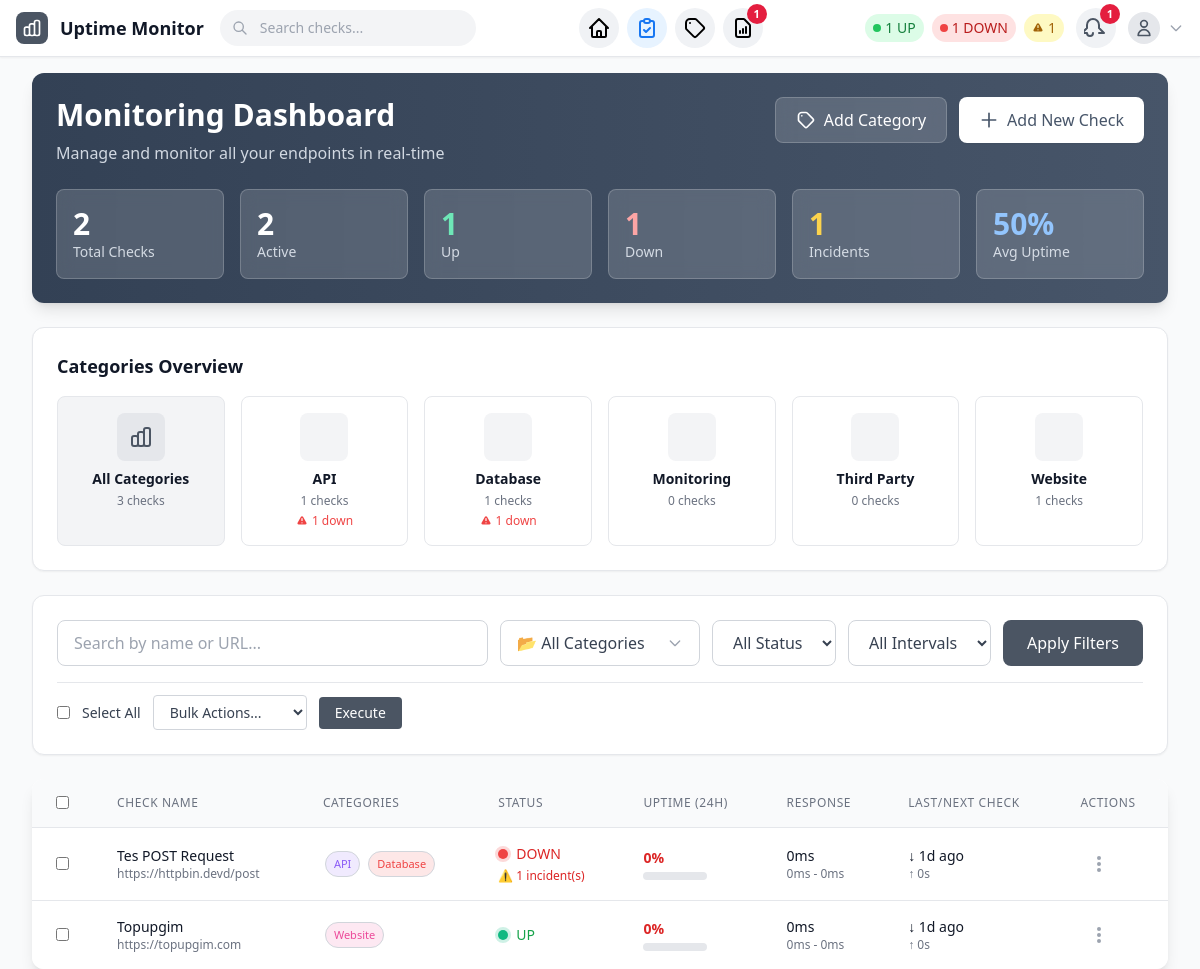
Screenshot of /checks.php (signed in) with the database file from the repository.
### tables this page shows
CREATE TABLE `categories` (
  `id` int(11) NOT NULL,
  `name` varchar(50) NOT NULL,
  `color` varchar(7) DEFAULT '#6B7280',
  `icon` varchar(50) DEFAULT 'folder',
  `description` text DEFAULT NULL,
  `checks_count` int(11) DEFAULT 0,
  `created_at` timestamp NOT NULL DEFAULT current_timestamp(),
  `updated_at` timestamp NOT NULL DEFAULT current_timestamp() ON UPDATE current_timestamp()
);

CREATE TABLE `checks` (
  `id` int(11) NOT NULL,
  `name` varchar(255) NOT NULL,
  `category_id` int(11) DEFAULT NULL,
  `url` text NOT NULL,
  `method` enum('GET','POST') DEFAULT 'GET',
  `request_body` text DEFAULT NULL,
  `request_headers` text DEFAULT NULL,
  `expected_status` int(11) DEFAULT 200,
  `expected_headers` text DEFAULT NULL,
  `expected_body` text DEFAULT NULL,
  `interval_seconds` int(11) NOT NULL,
  `timeout_seconds` int(11) DEFAULT 30,
  `max_redirects` int(11) DEFAULT 5,
  `alert_emails` text DEFAULT NULL,
  `enabled` tinyint(1) DEFAULT 1,
  `keep_response_data` tinyint(1) DEFAULT 0,
  `last_state` enum('UP','DOWN') DEFAULT NULL,
  `created_at` timestamp NOT NULL DEFAULT current_timestamp(),
  `updated_at` timestamp NOT NULL DEFAULT current_timestamp() ON UPDATE current_timestamp(),
  `next_run_at` datetime NOT NULL
);

### checks.php (the view, shortened to what the rows shown need)
<?php
require_once 'bootstrap.php';
$categories = [];
try {
    $categories = $db->fetchAll("
        SELECT c.*,
               COALESCE(active_stats.active_checks_count, 0) as active_checks_count,
               COALESCE(down_stats.down_checks_count, 0) as down_checks_count,
               NULL as avg_uptime_24h
        FROM categories c
        LEFT JOIN (
            SELECT category_id, COUNT(DISTINCT check_id) as active_checks_count
            FROM (
                SELECT cc.category_id, cc.check_id
                FROM check_categories cc
                JOIN checks ch ON cc.check_id = ch.id
                WHERE ch.enabled = 1
                UNION
                SELECT ch.category_id, ch.id as check_id
                FROM checks ch
                WHERE ch.category_id IS NOT NULL AND ch.enabled = 1
            ) combined_active
            GROUP BY category_id
        ) active_stats ON c.id = active_stats.category_id
        LEFT JOIN (
            SELECT category_id, COUNT(DISTINCT check_id) as down_checks_count
            FROM (
                SELECT cc.category_id, cc.check_id
                FROM check_categories cc
                JOIN checks ch ON cc.check_id = ch.id
                WHERE ch.enabled = 1 AND ch.last_state = 'DOWN'
                UNION
                SELECT ch.category_id, ch.id as check_id
                FROM checks ch
                WHERE ch.category_id IS NOT NULL AND ch.enabled = 1 AND ch.last_state = 'DOWN'
            ) combined_down
            GROUP BY category_id
        ) down_stats ON c.id = down_stats.category_id
        ORDER BY c.name ASC
    ");
} catch (Exception $e) {
    error_log("Categories query failed: " . $e->getMessage());
    try {
        $categories = $db->fetchAll("SELECT * FROM categories ORDER BY name ASC");
        foreach ($categories as &$category) {
            $category['active_checks_count'] = 0;
            $category['down_checks_count'] = 0;
        }
        unset($category);
    } catch (Exception $e2) {
        error_log("Simple categories query also failed: " . $e2->getMessage());
    }
}
$categoryFilter = $_GET['categories'] ?? [];
$categoryFilter = array_filter(array_map('trim', $categoryFilter));
$whereClauses = [];
$params = [];
$whereClause = !empty($whereClauses) ? 'WHERE ' . implode(' AND ', $whereClauses) : '';
$checksQuery = "
    SELECT c.*,
           GROUP_CONCAT(DISTINCT cat.name ORDER BY cat.name SEPARATOR ', ') as category_names,
           GROUP_CONCAT(DISTINCT cat.color ORDER BY cat.name SEPARATOR ',') as category_colors,
           GROUP_CONCAT(DISTINCT cat.icon ORDER BY cat.name SEPARATOR ',') as category_icons,
           GROUP_CONCAT(DISTINCT cat.id ORDER BY cat.name SEPARATOR ',') as category_ids
    FROM checks c
    LEFT JOIN check_categories cc ON c.id = cc.check_id
    LEFT JOIN categories cat ON cc.category_id = cat.id
    {$whereClause}
    GROUP BY c.id
    ORDER BY c.name ASC";
try {
    $checks = $db->fetchAll($checksQuery, $params);
} catch (Exception $e) {
    $checks = [];
    error_log("Checks query failed: " . $e->getMessage());
}
foreach ($checks as $key => $check) {
    $checks[$key]['uptime_24h'] = $check['total_count_24h'] > 0 ?
        round(($check['up_count_24h'] / $check['total_count_24h']) * 100, 1) : 0;
    $checks[$key]['avg_latency_24h'] = $check['avg_latency_24h'] ? round($check['avg_latency_24h']) : 0;
    $nextRun = strtotime($check['next_run_at']);
    $now = time();
    $secondsUntilNext = max(0, $nextRun - $now);
    if ($secondsUntilNext < 60) {
        $checks[$key]['next_run_display'] = $secondsUntilNext . 's';
    } else {
        $checks[$key]['next_run_display'] = floor($secondsUntilNext / 60) . 'm';
    }
    if ($check['last_check_time']) {
        $checks[$key]['last_check_ago'] = timeAgo($check['last_check_time']);
    } else {
        $checks[$key]['last_check_ago'] = 'Never';
    }
}
?>
<div class="space-y-6">
    <div class="bg-gradient-to-r from-slate-700 to-slate-600 rounded-xl p-6 text-white shadow-lg">
        <div class="flex justify-between items-start">
            <div>
                <h1 class="text-3xl font-bold mb-2">Monitoring Dashboard</h1>
            </div>
        </div>
    </div>
    <?php if (!empty($categories)): ?>
    <div class="bg-white rounded-xl shadow-sm border border-gray-200 p-6">
        <h2 class="text-lg font-semibold text-gray-900 mb-4">Categories Overview</h2>
        <div class="grid grid-cols-2 md:grid-cols-4 lg:grid-cols-6 gap-4">
            <?php foreach ($categories as $category): ?>
            <a href="javascript:void(0);" onclick="toggleCategory(<?php echo $category['id']; ?>)"
               class="card-hover bg-white rounded-lg p-4 category-card <?php echo in_array((string)$category['id'], $categoryFilter) ? 'ring-2 ring-gray-500 bg-gray-50' : ''; ?>">
                <div class="text-center">
                    <div class="w-12 h-12 mx-auto mb-2 rounded-lg bg-gray-100 flex items-center justify-center">
                        <div class="w-6 h-6 rounded text-xl flex items-center justify-center text-gray-600">
                        </div>
                    </div>
                    <div class="font-semibold text-gray-900 text-sm"><?php echo htmlspecialchars($category['name']); ?></div>
                    <div class="text-xs text-gray-500 mt-1"><?php echo $category['active_checks_count']; ?> checks</div>
                    <?php if ($category['down_checks_count'] > 0): ?>
                        <div class="text-xs text-red-500 font-medium mt-1 flex items-center justify-center">
                            <?php echo $category['down_checks_count']; ?> down
                        </div>
                    <?php endif; ?>
                </div>
            </a>
            <?php endforeach; ?>
        </div>
    </div>
    <?php endif; ?>
    <div class="bg-white rounded-xl shadow-lg overflow-hidden">
        <div class="overflow-x-auto">
            <table class="min-w-full divide-y divide-gray-200">
                <thead class="bg-gray-50">
                    <tr>
                        <th class="w-12 px-6 py-3">
                            <input type="checkbox" id="selectAllTable" class="rounded text-purple-600" onchange="toggleAllCheckboxes()">
                        </th>
                        <th class="px-6 py-3 text-left text-xs font-medium text-gray-500 uppercase tracking-wider">Check Name</th>
                        <th class="px-6 py-3 text-left text-xs font-medium text-gray-500 uppercase tracking-wider">Categories</th>
                        <th class="px-6 py-3 text-left text-xs font-medium text-gray-500 uppercase tracking-wider">Status</th>
                        <th class="px-6 py-3 text-left text-xs font-medium text-gray-500 uppercase tracking-wider">Uptime (24h)</th>
                        <th class="px-6 py-3 text-left text-xs font-medium text-gray-500 uppercase tracking-wider">Response</th>
                        <th class="px-6 py-3 text-left text-xs font-medium text-gray-500 uppercase tracking-wider">Last/Next Check</th>
                        <th class="px-6 py-3 text-left text-xs font-medium text-gray-500 uppercase tracking-wider">Actions</th>
                    </tr>
                </thead>
                <tbody class="bg-white divide-y divide-gray-200">
                    <?php if (empty($checks)): ?>
                        <tr>
                            <td colspan="8" class="px-6 py-12 text-center text-gray-500">
                                <div class="text-lg mb-2">No checks found</div>
                                <a href="/check_form.php" class="text-purple-600 hover:text-purple-800">Add your first check →</a>
                            </td>
                        </tr>
                    <?php else: ?>
                        <?php foreach ($checks as $check): ?>
                        <tr class="hover:bg-gray-50">
                            <td class="px-6 py-4">
                                <input type="checkbox" name="selected_checks[]" value="<?php echo $check['id']; ?>" class="check-select rounded text-purple-600">
                            </td>
                            <td class="px-6 py-4">
                                <div class="text-sm font-medium text-gray-900"><?php echo htmlspecialchars($check['name']); ?></div>
                                <div class="text-xs text-gray-500 truncate max-w-xs"><?php echo htmlspecialchars($check['url']); ?></div>
                            </td>
                            <td class="px-6 py-4">
                                <div class="flex flex-wrap gap-1">
                                    <?php if (empty($check['category_names'])): ?>
                                        <span class="category-badge" style="background-color: #6B728020; color: #6B7280;">
                                            Uncategorized
                                        </span>
                                    <?php else: ?>
                                        <?php
                                        $categoryNames = explode(', ', $check['category_names']);
                                        $categoryColors = explode(',', $check['category_colors']);
                                        foreach ($categoryNames as $i => $catName):
                                            $color = $categoryColors[$i] ?? '#6B7280';
                                        ?>
                                            <span class="category-badge" style="background-color: <?php echo $color; ?>20; color: <?php echo $color; ?>;">
                                                <?php echo htmlspecialchars($catName); ?>
                                            </span>
                                        <?php endforeach; ?>
                                    <?php endif; ?>
                                </div>
                            </td>
                            <td class="px-6 py-4">
                                <?php if ($check['enabled']): ?>
                                    <div class="flex items-center">
                                        <span class="status-dot <?php echo strtolower($check['last_state'] ?? 'unknown'); ?>"></span>
                                        <span class="text-sm font-medium <?php echo $check['last_state'] === 'UP' ? 'text-green-600' : 'text-red-600'; ?>">
                                            <?php echo $check['last_state'] ?? 'UNKNOWN'; ?>
                                        </span>
                                    </div>
                                <?php else: ?>
                                    <span class="text-sm text-gray-400">Disabled</span>
                                <?php endif; ?>
                                <?php if ($check['open_incidents'] > 0): ?>
                                    <div class="text-xs text-red-600 mt-1">⚠️ <?php echo $check['open_incidents']; ?> incident(s)</div>
                                <?php endif; ?>
                            </td>
                            <td class="px-6 py-4">
                                <div class="text-sm font-semibold <?php echo $check['uptime_24h'] >= 99 ? 'text-green-600' : ($check['uptime_24h'] >= 95 ? 'text-yellow-600' : 'text-red-600'); ?>">
                                    <?php echo $check['uptime_24h']; ?>%
                                </div>
                                <div class="w-16 bg-gray-200 rounded-full h-2 mt-1">
                                </div>
                            </td>
                            <td class="px-6 py-4">
                                <div class="text-sm text-gray-900"><?php echo formatDuration($check['avg_latency_24h']); ?></div>
                                <div class="text-xs text-gray-500">
                                    <?php echo formatDuration($check['min_latency_24h']); ?> - <?php echo formatDuration($check['max_latency_24h']); ?>
                                </div>
                            </td>
                            <td class="px-6 py-4">
                                <div class="text-sm text-gray-900">↓ <?php echo $check['last_check_ago']; ?></div>
                                <div class="text-xs text-gray-500">↑ <?php echo $check['next_run_display']; ?></div>
                            </td>
                            <td class="px-6 py-4">
                                <div class="relative">
                                    <button class="p-2 hover:bg-gray-100 rounded-full transition-colors" onclick="showActionModal(<?php echo $check['id']; ?>, '<?php echo htmlspecialchars(addslashes($check['name'])); ?>', event)">
                                        <svg class="w-5 h-5 text-gray-400" fill="currentColor" viewBox="0 0 20 20">
                                            <path d="M10 6a2 2 0 110-4 2 2 0 010 4zM10 12a2 2 0 110-4 2 2 0 010 4zM10 18a2 2 0 110-4 2 2 0 010 4z"/>
                                        </svg>
                                    </button>
                                </div>
                            </td>
                        </tr>
                        <?php endforeach; ?>
                    <?php endif; ?>
                </tbody>
            </table>
        </div>
    </div>
</div>

### rows the page displays
categories: name "API", active_checks_count "1", down_checks_count "1"
categories: name "Database", active_checks_count "1", down_checks_count "1"
categories: name "Monitoring", active_checks_count "0"
categories: name "Third Party", active_checks_count "0"
categories: name "Website", active_checks_count "1"
checks: name "Tes POST Request", url "https://httpbin.devd/post", catName "API", catName "Database", last_state "DOWN", open_incidents "1", uptime_24h "0", avg_latency_24h "0ms", min_latency_24h "0ms", max_latency_24h "0ms", last_check_ago "1d ago", next_run_display "0s"
checks: name "Topupgim", url "https://topupgim.com", catName "Website", last_state "UP", keep_response_data "0", keep_response_data "0ms", last_check_ago "1d ago", next_run_display "0s"

### other values shown
$stats['checks_up'] "1"
$stats['checks_down'] "1"
$stats['open_incidents'] "1"
$totalChecks "2"
$enabledChecks "2"
$upChecks "1"
$downChecks "1"
$totalIncidents "1"
$avgUptime "50"
array_sum(array_column($categories, 'active_checks_count')) "3"
